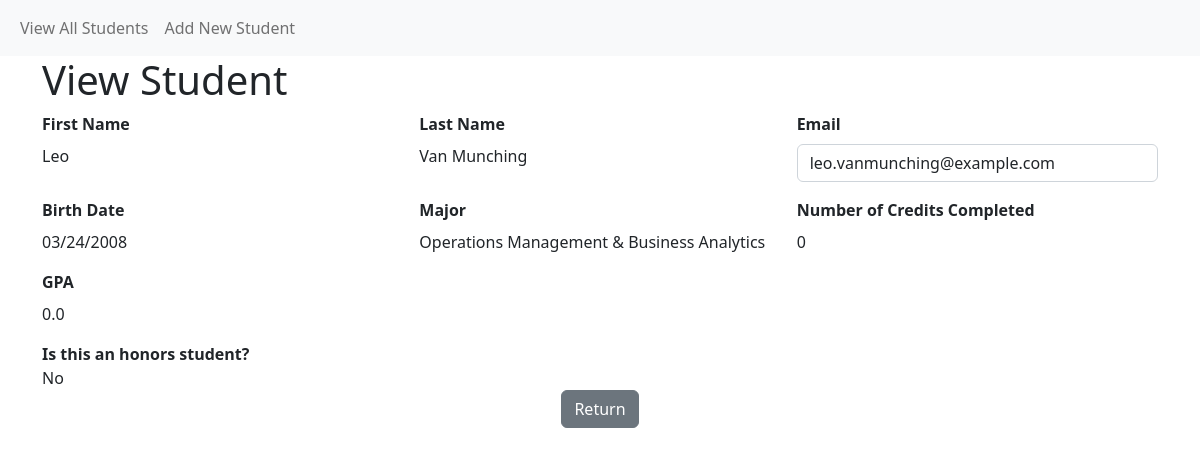
Screenshot of /student/view/2 with the database file from the repository.
### models.py (models this page shows, shortened)
class Student(db.Model):
    __tablename__ = "student"
    student_id = db.Column(db.Integer, primary_key=True)
    first_name = db.Column(db.String(30), nullable=False)
    last_name = db.Column(db.String(50), nullable=False)
    student_email = db.Column(db.VARCHAR(100), nullable=False)
    major_id = db.Column(db.Integer, db.ForeignKey('major.major_id'))
    birth_date = db.Column(db.DateTime, nullable=False)
    num_credits_completed = db.Column(db.Integer, nullable=False)
    gpa = db.Column(db.Float, nullable=False)
    is_honors = db.Column(db.Boolean, nullable=False)

class Major(db.Model):
    __tablename__ = "major"
    major_id = db.Column(db.Integer, primary_key=True)
    major = db.Column(db.String(30), nullable=False)
    students = db.relationship('Student', backref='students')

### app.py (the view)
@app.route('/student/view/<int:student_id>')
def student_view(student_id):
    student = Student.query.filter_by(student_id=student_id).first()
    majors = Major.query.order_by(Major.major) \
        .order_by(Major.major) \
        .all()
    if student:
        return render_template('student_entry.html', student=student, majors=majors, action='read')
    else:
        flash(f'Student attempting to be viewed could not be found!', 'error')
        return redirect(url_for('student_view_all'))

### templates/student_entry.html (shortened to what this page needs)
{% extends "base.html" %}
{% block page_head %}
    {% if action and action == 'create' %}
        Add New Student
    {% elif action and action == 'update'  %}
        Update Student
    {% else %}
        View Student
    {% endif %}
{% endblock %}
{% block page_content %}
<form class="row g-3"
      action="{{ url_for('student_edit', student_id=student['student_id']) if student else url_for('student_create') }}" method="post">
  <div class="col-md-4">
    <label for="first_name" class="form-label"><strong>First Name</strong></label>
    {% if action and action in ['create', 'update'] %}
    <input type="text" class="form-control" id="first_name" name="first_name" value="{{ student['first_name'] if student else '' }}" required>
    {% else %}
        <br>{{ student['first_name'] }}
    {% endif %}
  </div>
  <div class="col-md-4">
    <label for="last_name" class="form-label"><strong>Last Name</strong></label>
    {% if action and action in ['create', 'update'] %}
    <input type="text" class="form-control" id="last_name" name="last_name" value="{{ student['last_name'] if student else '' }}" required>
    {% else %}
        <br>{{ student['last_name'] }}
    {% endif %}
  </div>
<div class="col-md-4">
    <label for="student_email" class="form-label"><strong>Email</strong></label>
    <input type="email" class="form-control" id="student_email" name="student_email" maxlength="100" value="{{  student['student_email'] if student else '' }}" required>
</div>
  <div class="col-md-4">
    <label for="birth_date" class="form-label"><strong>Birth Date</strong></label>
    {% if action and action in ['create', 'update'] %}
    <input type="date" class="form-control" id="birth_date" name="birth_date" value="{{ student['birth_date'].strftime('%Y-%m-%d') if student else '' }}" required>
    {% else %}
        <br>{{ student['birth_date'].strftime('%m/%d/%Y') }}
    {% endif %}
  </div>
  <div class="col-md-4">
    <label for="major_id" class="form-label"><strong>Major</strong></label>
    {% if action and action in ['create', 'update'] %}
    <select name="major_id" id="major_id" class="form-select form-select-md" aria-label=".form-select-md example">
        <option value="0">---Select A Major---</option>
        {% for each_major in majors %}
        <option value="{{ each_major['major_id'] }}"
                {{ 'selected' if student and each_major['major_id'] == student['major_id'] else ''}}>{{ each_major['major'] }}</option>
        {% endfor %}
    </select>
    {% else %}
        <br>
        {% for each_major in majors %}
            {{ each_major['major'] if student and each_major['major_id'] == student['major_id'] else ''}}
        {% endfor %}
    {% endif %}
  </div>
  {% if action and action in ['read', 'update'] %}
  <div class="col-md-4">
    <label for="num_credits_completed" class="form-label"><strong>Number of Credits Completed</strong></label>
    {% if action and action == 'update' %}
    <input type="number" min="0" max="200" class="form-control" id="num_credits_completed" name="num_credits_completed"
           value="{{ student['num_credits_completed'] if student else '' }}" required>
    {% else %}
        <br> {{ student['num_credits_completed'] }}
    {% endif %}
  </div>
  <div class="col-md-4">
    <label for="gpa" class="form-label"><strong>GPA</strong></label>
    {% if action and action in ['create', 'update'] %}
    <input type="number" step="0.01" min="0.00" max="4.00" class="form-control" id="gpa" name="gpa" value="{{ student['gpa'] if student else '' }}" required>
    {% else %}
        <br>{{ student['gpa'] }}
    {% endif %}
  </div>
  {% endif %}
  <div class="col-12">
      <label class="form-check-label" for="is_honors">
          <strong>Is this an honors student?</strong>
            {% if action and not(action in ['create', 'update']) %}
            <br>{{ 'Yes' if student and student['is_honors'] == True else 'No' }}
            {% endif %}
      </label>
  </div>
  </div>
  <div class="col-12 text-center">
    <a href="{{ url_for('student_view_all') }}" class="btn btn-secondary" role="button">
        {% if action and action in ['create', 'update'] %}
        Cancel
        {% else %}
        Return
        {% endif %}
    </a>
  </div>
{% endblock %}

### rows the page displays
Student: first_name "Leo", last_name "Van Munching", student_email "leo.vanmunching@example.com", birth_date "03/24/2008", num_credits_completed "0", gpa "0.0", is_honors "No"
Major: major "Operations Management & Business Analytics"
